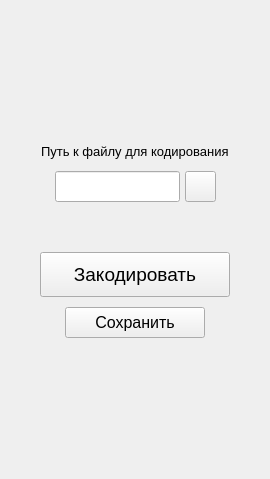
      <widget class="QWidget" name="page_huffman_encode">
       <layout class="QGridLayout" name="gridLayout_5">
        <property name="leftMargin">
         <number>0</number>
        </property>
        <property name="topMargin">
         <number>0</number>
        </property>
        <property name="rightMargin">
         <number>0</number>
        </property>
        <property name="bottomMargin">
         <number>0</number>
        </property>
        <property name="spacing">
         <number>0</number>
        </property>
        <item row="0" column="0">
         <spacer name="verticalSpacer_22">
          <property name="orientation">
           <enum>Qt::Vertical</enum>
          </property>
          <property name="sizeHint" stdset="0">
           <size>
            <width>20</width>
            <height>141</height>
           </size>
          </property>
         </spacer>
        </item>
        <item row="1" column="0">
         <layout class="QHBoxLayout" name="horizontalLayout_13">
          <property name="spacing">
           <number>0</number>
          </property>
          <item>
           <spacer name="horizontalSpacer_31">
            <property name="orientation">
             <enum>Qt::Horizontal</enum>
            </property>
            <property name="sizeHint" stdset="0">
             <size>
              <width>40</width>
              <height>20</height>
             </size>
            </property>
           </spacer>
          </item>
          <item>
           <widget class="QLabel" name="label_8">
            <property name="font">
             <font>
              <pointsize>10</pointsize>
             </font>
            </property>
            <property name="text">
             <string>Путь к файлу для кодирования</string>
            </property>
           </widget>
          </item>
          <item>
           <spacer name="horizontalSpacer_32">
            <property name="orientation">
             <enum>Qt::Horizontal</enum>
            </property>
            <property name="sizeHint" stdset="0">
             <size>
              <width>40</width>
              <height>20</height>
             </size>
            </property>
           </spacer>
          </item>
         </layout>
        </item>
        <item row="2" column="0">
         <spacer name="verticalSpacer_21">
          <property name="orientation">
           <enum>Qt::Vertical</enum>
          </property>
          <property name="sizeType">
           <enum>QSizePolicy::Fixed</enum>
          </property>
          <property name="sizeHint" stdset="0">
           <size>
            <width>20</width>
            <height>10</height>
           </size>
          </property>
         </spacer>
        </item>
        <item row="3" column="0">
         <layout class="QHBoxLayout" name="horizontalLayout_12">
          <property name="spacing">
           <number>0</number>
          </property>
          <item>
           <spacer name="horizontalSpacer_33">
            <property name="orientation">
             <enum>Qt::Horizontal</enum>
            </property>
            <property name="sizeHint" stdset="0">
             <size>
              <width>40</width>
              <height>20</height>
             </size>
            </property>
           </spacer>
          </item>
          <item>
           <widget class="QLineEdit" name="huffman_encode_le">
            <property name="minimumSize">
             <size>
              <width>0</width>
              <height>31</height>
             </size>
            </property>
            <property name="font">
             <font>
              <pointsize>10</pointsize>
             </font>
            </property>
           </widget>
          </item>
          <item>
           <spacer name="horizontalSpacer_30">
            <property name="orientation">
             <enum>Qt::Horizontal</enum>
            </property>
            <property name="sizeType">
             <enum>QSizePolicy::Fixed</enum>
            </property>
            <property name="sizeHint" stdset="0">
             <size>
              <width>5</width>
              <height>20</height>
             </size>
            </property>
           </spacer>
          </item>
          <item>
           <widget class="QPushButton" name="huffman_encode_le_select">
            <property name="sizePolicy">
             <sizepolicy hsizetype="Fixed" vsizetype="Fixed">
              <horstretch>0</horstretch>
              <verstretch>0</verstretch>
             </sizepolicy>
            </property>
            <property name="minimumSize">
             <size>
              <width>31</width>
              <height>31</height>
             </size>
            </property>
            <property name="maximumSize">
             <size>
              <width>31</width>
              <height>31</height>
             </size>
            </property>
            <property name="font">
             <font>
              <pointsize>10</pointsize>
             </font>
            </property>
            <property name="text">
             <string/>
            </property>
           </widget>
          </item>
          <item>
           <spacer name="horizontalSpacer_34">
            <property name="orientation">
             <enum>Qt::Horizontal</enum>
            </property>
            <property name="sizeHint" stdset="0">
             <size>
              <width>40</width>
              <height>20</height>
             </size>
            </property>
           </spacer>
          </item>
         </layout>
        </item>
        <item row="4" column="0">
         <spacer name="verticalSpacer_23">
          <property name="orientation">
           <enum>Qt::Vertical</enum>
          </property>
          <property name="sizeType">
           <enum>QSizePolicy::Fixed</enum>
          </property>
          <property name="sizeHint" stdset="0">
           <size>
            <width>41</width>
            <height>50</height>
           </size>
          </property>
         </spacer>
        </item>
        <item row="5" column="0">
         <layout class="QHBoxLayout" name="horizontalLayout_14">
          <property name="spacing">
           <number>0</number>
          </property>
          <item>
           <spacer name="horizontalSpacer_35">
            <property name="orientation">
             <enum>Qt::Horizontal</enum>
            </property>
            <property name="sizeHint" stdset="0">
             <size>
              <width>40</width>
              <height>20</height>
             </size>
            </property>
           </spacer>
          </item>
          <item>
           <widget class="QPushButton" name="huffman_encode_run">
            <property name="sizePolicy">
             <sizepolicy hsizetype="Fixed" vsizetype="Fixed">
              <horstretch>0</horstretch>
              <verstretch>0</verstretch>
             </sizepolicy>
            </property>
            <property name="minimumSize">
             <size>
              <width>190</width>
              <height>45</height>
             </size>
            </property>
            <property name="maximumSize">
             <size>
              <width>190</width>
              <height>45</height>
             </size>
            </property>
            <property name="font">
             <font>
              <pointsize>14</pointsize>
             </font>
            </property>
            <property name="text">
             <string>Закодировать</string>
            </property>
            <property name="iconSize">
             <size>
              <width>24</width>
              <height>24</height>
             </size>
            </property>
           </widget>
          </item>
          <item>
           <spacer name="horizontalSpacer_36">
            <property name="orientation">
             <enum>Qt::Horizontal</enum>
            </property>
            <property name="sizeHint" stdset="0">
             <size>
              <width>40</width>
              <height>20</height>
             </size>
            </property>
           </spacer>
          </item>
         </layout>
        </item>
        <item row="6" column="0">
         <spacer name="verticalSpacer_24">
          <property name="orientation">
           <enum>Qt::Vertical</enum>
          </property>
          <property name="sizeType">
           <enum>QSizePolicy::Fixed</enum>
          </property>
          <property name="sizeHint" stdset="0">
           <size>
            <width>20</width>
            <height>10</height>
           </size>
          </property>
         </spacer>
        </item>
        <item row="7" column="0">
         <layout class="QHBoxLayout" name="horizontalLayout_15">
          <property name="spacing">
           <number>0</number>
          </property>
          <item>
           <spacer name="horizontalSpacer_37">
            <property name="orientation">
             <enum>Qt::Horizontal</enum>
            </property>
            <property name="sizeHint" stdset="0">
             <size>
              <width>40</width>
              <height>20</height>
             </size>
            </property>
           </spacer>
          </item>
          <item>
           <widget class="QPushButton" name="huffman_encode_save">
            <property name="sizePolicy">
             <sizepolicy hsizetype="Fixed" vsizetype="Fixed">
              <horstretch>0</horstretch>
              <verstretch>0</verstretch>
             </sizepolicy>
            </property>
            <property name="minimumSize">
             <size>
              <width>140</width>
              <height>31</height>
             </size>
            </property>
            <property name="maximumSize">
             <size>
              <width>140</width>
              <height>31</height>
             </size>
            </property>
            <property name="font">
             <font>
              <pointsize>12</pointsize>
             </font>
            </property>
            <property name="text">
             <string>Сохранить</string>
            </property>
           </widget>
          </item>
          <item>
           <spacer name="horizontalSpacer_38">
            <property name="orientation">
             <enum>Qt::Horizontal</enum>
            </property>
            <property name="sizeHint" stdset="0">
             <size>
              <width>40</width>
              <height>20</height>
             </size>
            </property>
           </spacer>
          </item>
         </layout>
        </item>
        <item row="8" column="0">
         <spacer name="verticalSpacer_25">
          <property name="orientation">
           <enum>Qt::Vertical</enum>
          </property>
          <property name="sizeHint" stdset="0">
           <size>
            <width>20</width>
            <height>141</height>
           </size>
          </property>
         </spacer>
        </item>
       </layout>
      </widget>
